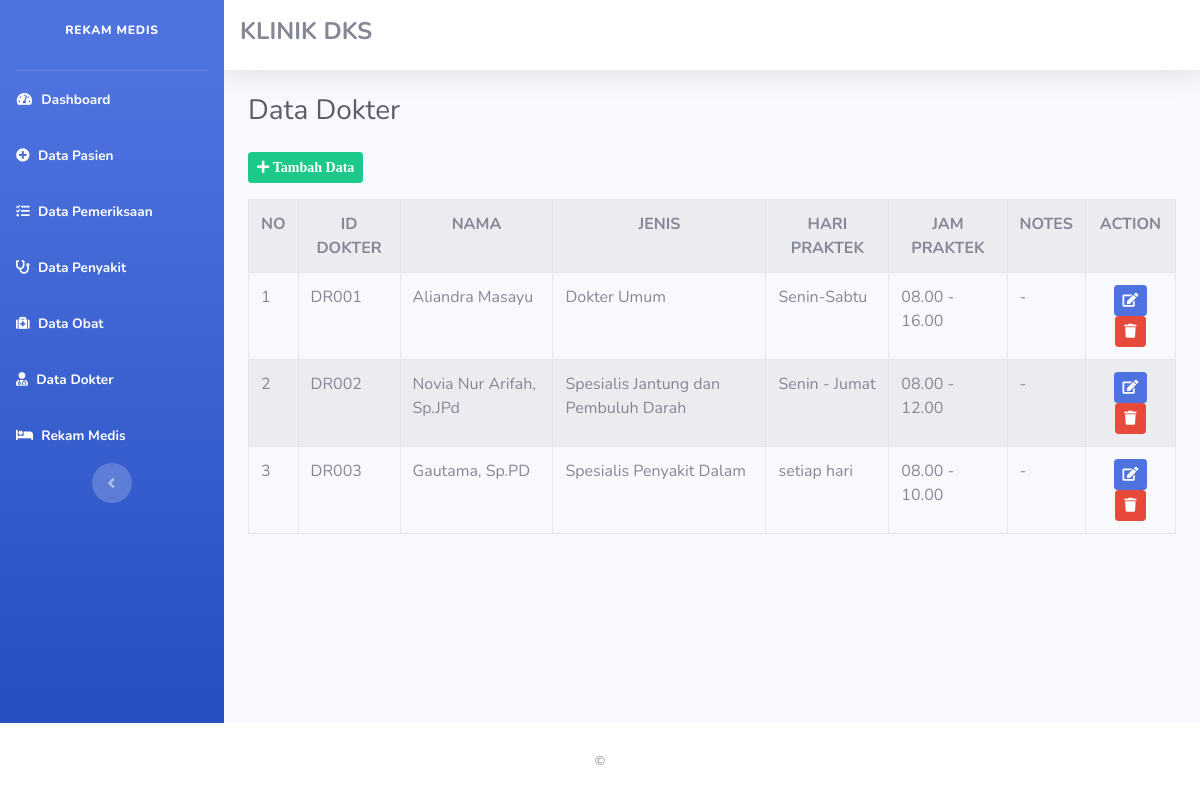
Page /index.php/data_dokter on the committed database.
### tables this page shows
CREATE TABLE `data_dokter` (
  `id_dokter` varchar(8) NOT NULL,
  `nama_dokter` varchar(40) NOT NULL,
  `jenis_dokter` varchar(40) NOT NULL,
  `hari_praktek` varchar(20) NOT NULL,
  `jam_praktek` varchar(15) NOT NULL,
  `notes` varchar(50) DEFAULT NULL
);

### application/controllers/Data_dokter.php (called while the page is built, shortened)
<?php
class Data_dokter extends CI_Controller {
    public function index()
    {
        $data['title'] = "Data Dokter";
        $data['dokter'] = $this->Rm_model->get_data('data_dokter')->result();
        $this->load->view('templates/Header',$data);
        $this->load->view('templates/Sidebar');
        $this->load->view('Data_dokter',$data);
        $this->load->view('templates/Footer');
    }
}
?>

### index.php (called while the page is built, shortened)
<?php
require_once BASEPATH.'core/CodeIgniter.php';

### application/models/Rm_model.php (called while the page is built, shortened)
<?php
class Rm_model extends CI_Model {
    public function get_data($table)
    {
       return $this->db->get($table);
    }
}
?>

### application/views/Data_dokter.php (the view, shortened to what this page needs)
<div class="container-fluid">
<div class="d-sm-flex align-items-center justify-content-between mb-4">
    <h1 class="h3 mb-0 text-gray-800">Data Dokter</h1>
</div>
<a class="btn btn-sm btn-success mb-3" href="<?php echo base_url('Data_dokter/tambah_data') ?>">
            <i class ="fas fa-plus"> Tambah Data
            </i></a>
<table class ="table table-bordered table-striped" mt-2>
<tr>
            <th class="text-center"> NO </th>
            <th class="text-center"> ID DOKTER </th>
            <th class="text-center"> NAMA  </th>
            <th class="text-center"> JENIS </th>
            <th class="text-center"> HARI PRAKTEK </th>
            <th class="text-center"> JAM PRAKTEK </th>
            <th class="text-center"> NOTES  </th>
            <th class="text-center"> ACTION  </th>
           </tr>
           <?php $no=1; foreach($dokter as $dr) : ?>
            <tr>
            <td> <?php echo $no++ ?> </td>
            <td> <?php echo $dr->id_dokter ?> </td>
            <td> <?php echo $dr->nama_dokter ?> </td>
            <td> <?php echo $dr->jenis_dokter ?> </td>
            <td> <?php echo $dr->hari_praktek ?> </td>
            <td> <?php echo $dr->jam_praktek ?> </td>
            <td> <?php echo $dr->notes ?> </td>
            <td>
            <center> <a class="btn btn-sm btn-primary" href="<?php echo base_url('Data_dokter/update_data/'.$dr->id_dokter) ?>">
            <i class ="fas fa-edit">
            </i></a>
            <a onclick="return confirm('Yakin akan menghapus data ?')" class="btn btn-sm btn-danger" href="<?php echo base_url('Data_dokter/delete_data/'.$dr->id_dokter) ?>">
            <i class ="fas fa-trash">
            </i></a>
            </center>
            </td>
        </tr>
           <?php endforeach ?>
</table>
</div>

### rows in the picture
data_dokter: id_dokter "DR001", nama_dokter "Aliandra Masayu", jenis_dokter "Dokter Umum", hari_praktek "Senin-Sabtu", jam_praktek "08.00 - 16.00", notes "-"
data_dokter: id_dokter "DR002", nama_dokter "Novia Nur Arifah, Sp.JPd", jenis_dokter "Spesialis Jantung dan Pembuluh Darah", hari_praktek "Senin - Jumat", jam_praktek "08.00 - 12.00", notes "-"
data_dokter: id_dokter "DR003", nama_dokter "Gautama, Sp.PD", jenis_dokter "Spesialis Penyakit Dalam", hari_praktek "setiap hari", jam_praktek "08.00 - 10.00", notes "-"
